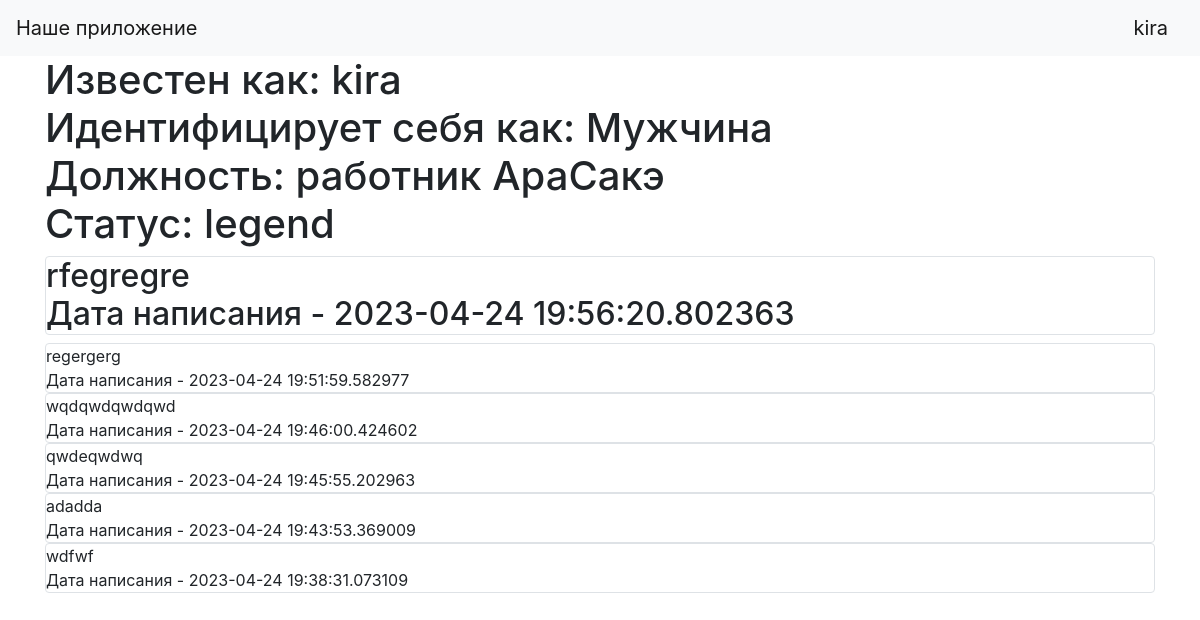
/profile/3 (signed in), run on the app's committed database.
### data/users.py (models this page shows, shortened)
class User(SqlAlchemyBase, UserMixin):
    __tablename__ = 'citizens'
    id = sqlalchemy.Column(sqlalchemy.Integer,
                           primary_key=True, autoincrement=True)
    name = sqlalchemy.Column(sqlalchemy.String, index=True, nullable=True)
    email = sqlalchemy.Column(sqlalchemy.String,
                              index=True, nullable=True) #, unique=True)
    hashed_password = sqlalchemy.Column(sqlalchemy.String, nullable=True)
    sex = sqlalchemy.Column(sqlalchemy.String, nullable=True)
    job = sqlalchemy.Column(sqlalchemy.String, nullable=True)
    reputation = sqlalchemy.Column(sqlalchemy.String, nullable=True)
    gun = sqlalchemy.Column(sqlalchemy.String, nullable=True)
    news = orm.relationship("News", back_populates='user')

### data/news.py (models this page shows)
class News(SqlAlchemyBase):
    __tablename__ = 'news'
    id = sqlalchemy.Column(sqlalchemy.Integer,
                           primary_key=True, autoincrement=True)
    content = sqlalchemy.Column(sqlalchemy.String, nullable=True)
    created_date = sqlalchemy.Column(sqlalchemy.DateTime,
                                     default=datetime.datetime.now)
    user_id = sqlalchemy.Column(sqlalchemy.Integer,
                                sqlalchemy.ForeignKey("citizens.id"))
    user = orm.relationship('User')

### server.py (the view)
@app.route('/profile/<int:id>')
def profile(id):
    db_sess = db_session.create_session()
    person = db_sess.query(User).filter(User.id == id).first()
    news = db_sess.query(News).filter(News.user_id == id)[::-1]
    param = {}
    param['news'] = news
    param['name'] = person.name
    param['sex'] = person.sex
    param['job'] = person.job
    param['reputation'] = person.reputation
    param['user_id'] = person.id
    if person:
        return render_template('profile.html', **param)
    else:
        abort(404)

### data/db_session.py (called while the page is built)
def create_session() -> Session:
    global __factory
    return __factory()

### server.py (called while the page is built)
@login_manager.user_loader
def load_user(user_id):
    db_sess = db_session.create_session()
    return db_sess.query(User).get(user_id)

### templates/profile.html (shortened to what this page needs)
{% extends "base.html" %}
{% block content %}
<h1>
    Известен как: {{name}}<br>
    Идентифицирует себя как: {{sex}}<br>
    Должность: {{job}}<br>
    Статус: {{reputation}}<br>
</h1>
<h2>
    {% for item in news%}
    {% if user_id == item.user_id%}
        <div class="col-md6 border rounded">
            <div>
                {{item.content}}
            </div>
            <div>
                Дата написания - {{item.created_date}}
            </div>
        </div>
{% endif %}
    </h2>
{% endfor%}
{% endblock %}

### templates/base.html (shortened to what this page needs)
<!doctype html>
<html lang="en">
<head>
    <link rel="stylesheet"
          href="https://stackpath.bootstrapcdn.com/bootstrap/4.4.1/css/bootstrap.min.css"
>
</head>
<body>
<header>
    <nav class="navbar navbar-light bg-light">
        <a class="navbar-brand" href="#">Наше приложение</a>
        {% if current_user.is_authenticated %}
        <a class="navbar-brand" href="/logout">{{ current_user.name }}</a>
        {% else %}
        <p>
            <a class="btn btn-primary " href="/register">Зарегистрироваться</a>
            <a class="btn btn-success" href="/login">Войти</a>
        </p>
        {% endif %}
    </nav>
</header>
<main role="main" class="container">
    {% block content %}{% endblock %}
</main>
</body>
</html>

### data on the page
User: name "kira"
User: name "kira", sex "Мужчина", job "работник АраСакэ", reputation "legend"
News: content "rfegregre", created_date "2023-04-24 19:56:20.802363"
News: content "regergerg", created_date "2023-04-24 19:51:59.582977"
News: content "wqdqwdqwdqwd", created_date "2023-04-24 19:46:00.424602"
News: content "qwdeqwdwq", created_date "2023-04-24 19:45:55.202963"
News: content "adadda", created_date "2023-04-24 19:43:53.369009"
News: content "wdfwf", created_date "2023-04-24 19:38:31.073109"
